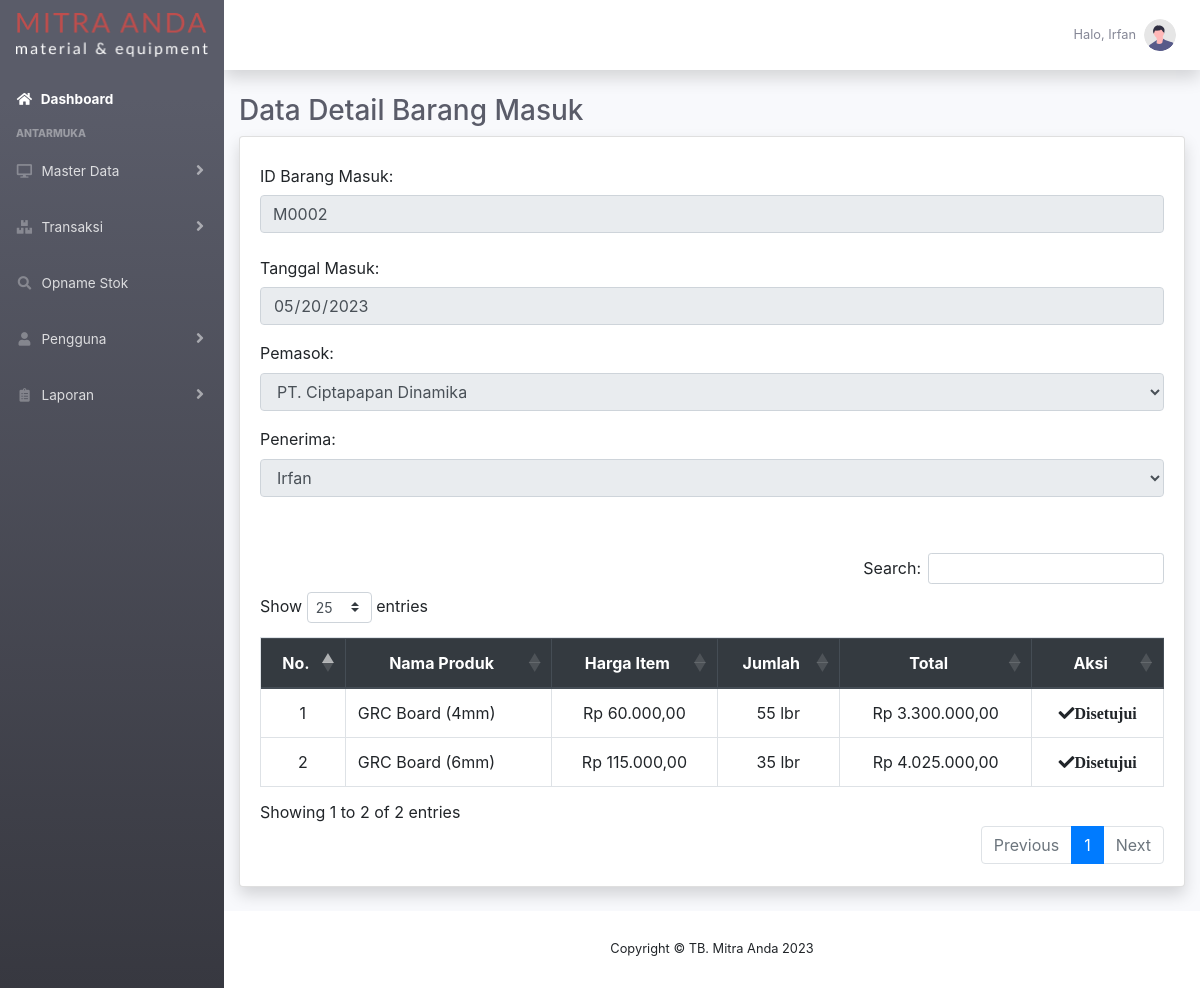
/php/modul/barangmasuk/detailbarangmasuk.php?id=M0002 (signed in), run on the app's committed database.
### tables this page shows
CREATE TABLE `tbstokmasuk` (
  `idBarangMasuk` varchar(5) NOT NULL,
  `idPemasok` int(11) NOT NULL,
  `tanggalMasuk` date NOT NULL,
  `Bukti` mediumblob NOT NULL,
  `Format` varchar(100) NOT NULL,
  `idPengguna` int(11) NOT NULL,
  `Status` tinyint(1) NOT NULL
);

CREATE TABLE `tbpemasok` (
  `idPemasok` int(11) NOT NULL,
  `Pemasok` varchar(100) NOT NULL,
  `Alamat` varchar(256) NOT NULL,
  `noTelepon` varchar(13) NOT NULL,
  `contactPerson` varchar(100) NOT NULL,
  `Status` tinyint(1) NOT NULL
);

CREATE TABLE `tbpengguna` (
  `idPengguna` int(11) NOT NULL,
  `Nama` varchar(100) NOT NULL,
  `Username` varchar(100) NOT NULL,
  `Password` varchar(100) NOT NULL,
  `noTelepon` varchar(13) NOT NULL,
  `Jabatan` varchar(100) NOT NULL,
  `Status` tinyint(1) NOT NULL
);

CREATE TABLE `tbdetailmasuk` (
  `idDetailMasuk` varchar(8) NOT NULL,
  `idBarangMasuk` varchar(5) NOT NULL,
  `idProduk` int(11) NOT NULL,
  `hargaMasuk` int(11) NOT NULL,
  `jumlahMasuk` int(11) NOT NULL
);

CREATE TABLE `tbproduk` (
  `idProduk` int(11) NOT NULL,
  `Produk` varchar(256) NOT NULL,
  `idSatuan` int(11) NOT NULL,
  `hargaJual` int(11) NOT NULL,
  `stokProduk` int(11) NOT NULL,
  `Status` tinyint(1) NOT NULL
);

CREATE TABLE `tbsatuan` (
  `idSatuan` int(11) NOT NULL,
  `Satuan` varchar(10) NOT NULL,
  `Status` tinyint(1) NOT NULL
);

### php/modul/barangmasuk/detailbarangmasuk.php (the view, shortened to what the rows shown need)
<?php
    require '../../fungsi.php';
	$fetchIdBarangMasuk = $_GET['id'];
    $query=mysqli_query($conn, "SELECT *,tbstokmasuk.Status AS Stat FROM tbstokmasuk
    INNER JOIN tbpemasok ON tbstokmasuk.idPemasok=tbpemasok.idPemasok
    INNER JOIN tbpengguna ON tbstokmasuk.idPengguna=tbpengguna.idPengguna
    WHERE idBarangMasuk='$fetchIdBarangMasuk'");
    $rowBarangMasuk =mysqli_fetch_array($query);
	$idBarangMasuk = $rowBarangMasuk['idBarangMasuk'];
	$tanggalMasuk = $rowBarangMasuk['tanggalMasuk'];
    $idPengguna=$rowBarangMasuk['idPengguna'];
    $idPemasok=$rowBarangMasuk['idPemasok'];
	$Status = (int) $rowBarangMasuk['Stat'];
?>
<!DOCTYPE html>
<html lang="en">
    <head>
        <link href="../../../vendor/fontawesome-free/css/all.min.css" rel="stylesheet" type="text/css">
        <link href="../../../css/sb-admin-2.css" rel="stylesheet">
        <link rel="stylesheet" href="https://maxcdn.bootstrapcdn.com/bootstrap/4.5.2/css/bootstrap.min.css">
        <link rel="stylesheet" type="text/css" href="https://cdnjs.cloudflare.com/ajax/libs/twitter-bootstrap/4.5.2/css/bootstrap.css">
        <link rel="stylesheet" type="text/css" href="https://cdn.datatables.net/1.13.4/css/dataTables.bootstrap4.min.css">
        <link rel="stylesheet" href="https://cdn.jsdelivr.net/npm/bootstrap-select@1.13.14/dist/css/bootstrap-select.min.css">
        <link rel="stylesheet" type="text/css" href="https://cdn.datatables.net/buttons/1.6.5/css/buttons.dataTables.min.css">
    </head>
    <body id="page-top">
        <div id="wrapper">
            <div id="content-wrapper" class="d-flex flex-column">
                <div id="content">
                    <div class="container-fluid">
                        <h1 class="h3 mb-2 text-gray-800">Data Detail Barang Masuk</h1>
                        <div class="card shadow mb-4">
							<div class="card-body">
                                <form method="POST" enctype="multipart/form-data">
                                    <div class="form-group">
                                        <label for="recipient-name" class="col-form-label">ID Barang Masuk:</label>
                                        <input type="text" class="form-control" id="idBarangMasuk" name="idBarangMasuk" value="<?php echo $idBarangMasuk;?>" readonly>
                                    </div>
                                    <?php if($Status == 0){?>
                                    <div class="form-group">
                                        <label for="message-text" class="col-form-label">Tanggal Masuk:</label>
                                        <input type="date" class="form-control" id="tanggalMasuk" name="tanggalMasuk" value="<?php echo $tanggalMasuk;?>" max="<?= date('Y-m-d'); ?>" oninvalid="this.setCustomValidity('Pilih tanggal pada kolom pengisian ini!')" onchange="this.setCustomValidity('')" required>
                                    </div>
                                    <div class="form-group">
                                        <label for="exampleFormControlSelect1">Pemasok:</label>
                                        <select class="form-control" id="exampleFormControlSelect1" id="idPemasok" name="idPemasok">
                                        <?php
                                            $querySelect=mysqli_query($conn, "SELECT * FROM tbpemasok
                                            WHERE idPemasok='$idPemasok'");
                                            $dataSelect=mysqli_fetch_array($querySelect);
                                        ?>
                                        <option value="<?php echo $dataSelect['idPemasok'];?>" hidden><?php echo $dataSelect['Pemasok'];?></option>
                                        <?php
                                            $query    =mysqli_query($conn, "SELECT * FROM tbpemasok ORDER BY idPemasok");
                                            while ($data = mysqli_fetch_array($query)) {
                                            ?>
                                            <option value="<?=$data['idPemasok'];?>"><?php echo $data['Pemasok'];?></option>
                                            <?php
                                            }
                                        ?>
                                        </select>
                                    </div>
                                    <div class="form-group">
                                        <label for="exampleFormControlSelect1">Penerima:</label>
                                        <select class="form-control" id="exampleFormControlSelect1" id="idPengguna" name="idPengguna">
                                        <?php
                                            $querySelect=mysqli_query($conn, "SELECT * FROM tbpengguna WHERE idPengguna='$idPengguna'");
                                            $dataSelect=mysqli_fetch_array($querySelect);
                                        ?>
                                            <option value="<?php echo $dataSelect['idPengguna'];?>" hidden><?php echo $dataSelect['Nama'];?></option>
                                        <?php
                                            $query    =mysqli_query($conn, "SELECT * FROM tbpengguna ORDER BY idPengguna");
                                            while ($data = mysqli_fetch_array($query)) {
                                            ?>
                                            <option value="<?=$data['idPengguna'];?>"><?php echo $data['Nama'];?></option>
                                            <?php
                                            }
                                        ?>
                                        </select>
                                    </div>
                                    <?php }else{?>
                                    <div class="form-group">
                                        <label for="message-text" class="col-form-label">Tanggal Masuk:</label>
                                        <input type="date" class="form-control" id="tanggalMasuk" name="tanggalMasuk" value="<?php echo $tanggalMasuk;?>" max="<?= date('Y-m-d'); ?>" readonly>
                                    </div>
                                    <div class="form-group">
                                        <label for="exampleFormControlSelect1">Pemasok:</label>
                                        <select class="form-control" id="exampleFormControlSelect1" id="idPemasok" name="idPemasok" readonly>
                                        <?php
                                            $querySelect=mysqli_query($conn, "SELECT * FROM tbpemasok
                                            WHERE idPemasok='$idPemasok'");
                                            $dataSelect=mysqli_fetch_array($querySelect);
                                        ?>
                                        <option value="<?php echo $dataSelect['idPemasok'];?>" hidden><?php echo $dataSelect['Pemasok'];?></option>
                                        </select>
                                    </div>
                                    <div class="form-group">
                                        <label for="exampleFormControlSelect1">Penerima:</label>
                                        <select class="form-control" id="exampleFormControlSelect1" id="idPengguna" name="idPengguna" readonly>
                                        <?php
                                            $querySelect=mysqli_query($conn, "SELECT * FROM tbpengguna WHERE idPengguna='$idPengguna'");
                                            $dataSelect=mysqli_fetch_array($querySelect);
                                        ?>
                                            <option value="<?php echo $dataSelect['idPengguna'];?>" hidden><?php echo $dataSelect['Nama'];?></option>
                                        </select>
                                    </div>
                                    <?php }?>
                                </form>
                            </div>
                            <div class="card-body">
                                <div id="datatables">
                                    <table class="table table-stripped table-bordered table-hover" id="dtDetilMasuk" width="100%" cellspacing="0">
                                        <thead class="thead-dark">
                                            <tr>
                                                <th class="text-center">No.</th>
                                                <th class="text-center">Nama Produk</th>
                                                <th class="text-center">Harga Item</th>
                                                <th class="text-center">Jumlah</th>
                                                <th class="text-center">Total</th>
                                                <th class="text-center">Aksi</th>
                                            </tr>
                                        </thead>
                                        <tbody>
                                            <?php
                                                $tampilDetilProdukMasuk= mysqli_query($conn,"
                                                SELECT *,tbstokmasuk.Status AS Stat FROM tbdetailmasuk
                                                INNER JOIN tbstokmasuk ON tbdetailmasuk.idBarangMasuk=tbstokmasuk.idBarangMasuk
                                                INNER JOIN tbproduk ON tbdetailmasuk.idProduk=tbproduk.idProduk
                                                INNER JOIN tbsatuan ON tbsatuan.idSatuan=tbproduk.idSatuan
                                                WHERE tbdetailmasuk.idBarangMasuk='$fetchIdBarangMasuk';");
                                                $inc=1;
                                                while($data=mysqli_fetch_array($tampilDetilProdukMasuk)){
                                                    $Produk =$data['Produk'];
                                                    $Satuan=$data['Satuan'];
                                                    $hargaMasuk=$data['hargaMasuk'];
                                                    $konversiHargaMasuk = "Rp " . number_format($hargaMasuk,2,',','.');
                                                    $jumlahMasuk =$data['jumlahMasuk'];
                                                    $totalHargaMasuk=$hargaMasuk*$jumlahMasuk;
                                                    $konversiTotalHargaMasuk = "Rp " . number_format($totalHargaMasuk,2,',','.');
                                                    $Status=$data['Stat'];
                                            ?>
                                            <tr>
                                                <td class="text-center"><?=$inc++;?></td>
                                                <td><?=$Produk;?></td>
                                                <td class="text-center"><?=$konversiHargaMasuk;?></td>
                                                <td class="text-center"><?=$jumlahMasuk.' '.$Satuan;?></td>
                                                <td class="text-center"><?=$konversiTotalHargaMasuk;?></td>
                                                <td class="text-center">
                                                    <?php if($Status == 1){?>
                                                        <i class="fas fa-check">Disetujui</i>
                                                    <?php }?>
                                                </td>
                                            </tr>
                                            <?php
                                                };
                                            ?>
                                        </tbody>
                                    </table>
                                    </div>
                                </div>
                            </div>
                        </div>
                </div>
            </div>
        </div>
    </body>
</html>

### data on the page
tbstokmasuk: idBarangMasuk "M0002", tanggalMasuk "05/20/2023"
tbpemasok: idPemasok "PT. Ciptapapan Dinamika"
tbpengguna: idPengguna "Irfan"
tbdetailmasuk: idProduk.Produk "GRC Board (4mm)", hargaMasuk "Rp 60.000,00", jumlahMasuk "55", tbsatuan.Satuan "lbr", konversiTotalHargaMasuk "Rp 3.300.000,00"
tbdetailmasuk: idProduk.Produk "GRC Board (6mm)", hargaMasuk "Rp 115.000,00", jumlahMasuk "35", tbsatuan.Satuan "lbr", konversiTotalHargaMasuk "Rp 4.025.000,00"

### other printed values
$_SESSION['Nama'] "Irfan"
